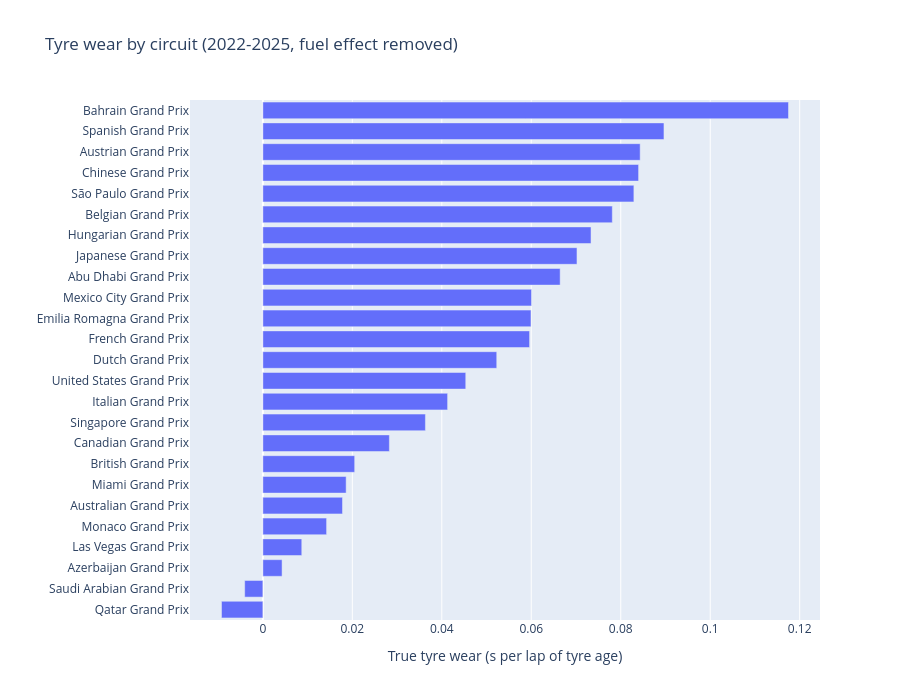

Notebook code cell kept with this figure:
### Code cell
fig = px.bar(
    by_circuit,
    x="median",
    y="Event",
    orientation="h",
    labels={"median": "True tyre wear (s per lap of tyre age)", "Event": ""},
    title="Tyre wear by circuit (2022-2025, fuel effect removed)",
)
fig.update_layout(height=700)
fig.show()

### Figure 1 — Plotly figure (JSON) as saved in the notebook; plotly's stock layout.template omitted (floating-point values rounded to 4 significant figures)
{"data": [{"hovertemplate": "True tyre wear (s per lap of tyre age)=%{x}<br>=%{y}<extra></extra>", "legendgroup": "", "marker": {"color": "#636efa", "pattern": {"shape": ""}}, "name": "", "orientation": "h", "showlegend": false, "textposition": "auto", "type": "bar", "x": [-0.009245, -0.004064, 0.004294, 0.008698, 0.01425, 0.0178, 0.01862, 0.02053, 0.02828, 0.03634, 0.0413, 0.04535, 0.05228, 0.05962, 0.05993, 0.06006, 0.06645, 0.07022, 0.07336, 0.07811, 0.08293, 0.08399, 0.08434, 0.08966, 0.1175], "xaxis": "x", "y": ["Qatar Grand Prix", "Saudi Arabian Grand Prix", "Azerbaijan Grand Prix", "Las Vegas Grand Prix", "Monaco Grand Prix", "Australian Grand Prix", "Miami Grand Prix", "British Grand Prix", "Canadian Grand Prix", "Singapore Grand Prix", "Italian Grand Prix", "United States Grand Prix", "Dutch Grand Prix", "French Grand Prix", "Emilia Romagna Grand Prix", "Mexico City Grand Prix", "Abu Dhabi Grand Prix", "Japanese Grand Prix", "Hungarian Grand Prix", "Belgian Grand Prix", "São Paulo Grand Prix", "Chinese Grand Prix", "Austrian Grand Prix", "Spanish Grand Prix", "Bahrain Grand Prix"], "yaxis": "y"}], "layout": {"barmode": "relative", "height": 700, "legend": {"tracegroupgap": 0}, "title": {"text": "Tyre wear by circuit (2022-2025, fuel effect removed)"}, "xaxis": {"anchor": "y", "domain": [0, 1], "title": {"text": "True tyre wear (s per lap of tyre age)"}}, "yaxis": {"anchor": "x", "domain": [0, 1], "title": {"text": ""}}}}
